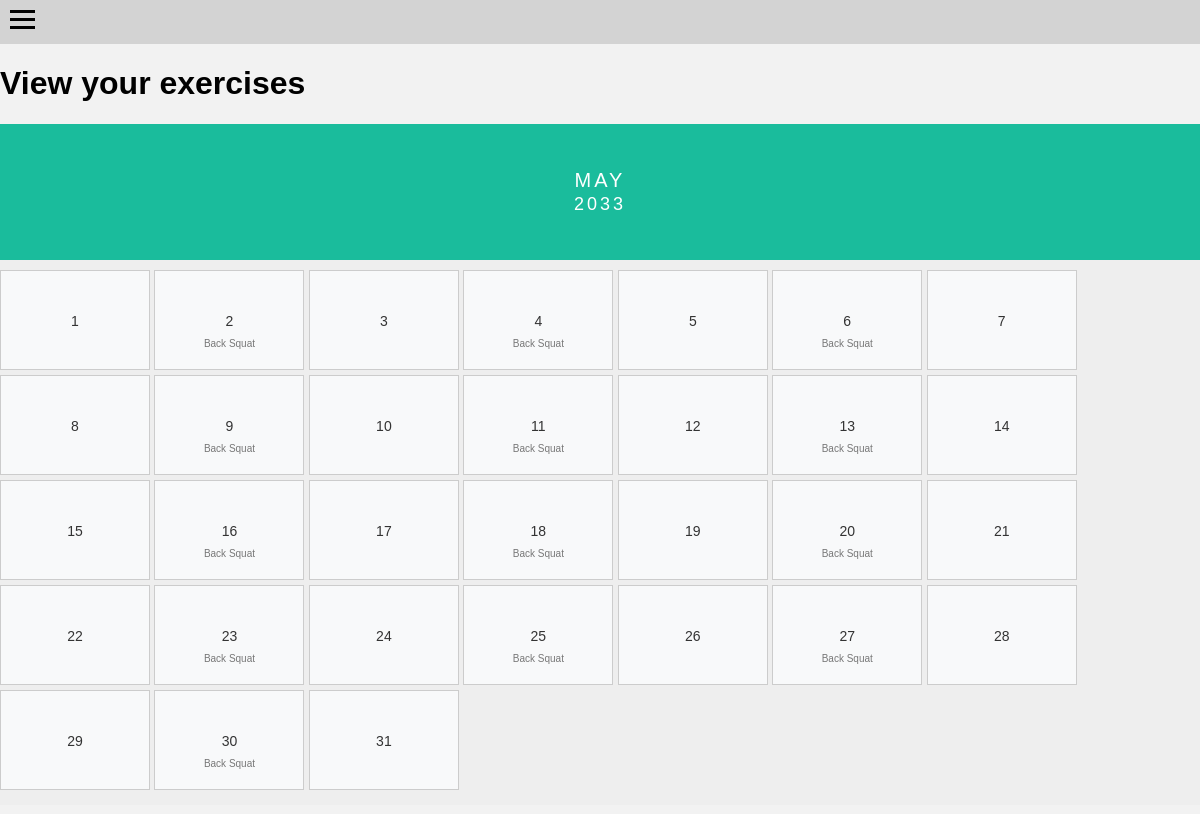
Screenshot of /program (signed in) with the database file from the repository.
### main.py (models this page shows)
class Exercise(db.Model):
    __tablename__ = 'exercise'
    Exercise_ID = db.Column(db.Integer, primary_key=True)
    exerciseXmembers = db.relationship('ExerciseXMember', backref='exercise', lazy='dynamic')
    Type = db.Column(db.String(50))
    Reps = db.Column(db.Integer)
    Weight = db.Column(db.Double)
    Sets = db.Column(db.Integer)
    days_of_week = db.Column(db.String(50))

### main.py (the view)
@login_required
@app.route("/program")
def program():
    user = current_user
    user_exercise = db.session.query(Exercise, ExerciseXMember).join(ExerciseXMember).filter(
        ExerciseXMember.Member_ID == user.Member_ID).all()
    exercise_info = [(exercise.Type, exercise.days_of_week) for exercise, _ in user_exercise]
    print(exercise_info)
    days = {}
    for exercise_type, days_of_week in exercise_info:
        days_of_week = days_of_week.strip()  # Remove any leading or trailing spaces
        if days_of_week == "MWF":
            days[exercise_type] = []
            for i in range(2, 32, 7):
                days[exercise_type].extend([i, i + 2, i + 4])
        elif days_of_week == "TR":
            days[exercise_type] = []
            for i in range(3, 32, 7):
                days[exercise_type].extend([i, i + 2])
    return render_template('program.html', login=True, exercise_info=exercise_info, days=days)

### main.py (called while the page is built)
@login_manager.user_loader
def load_user(user_id):
    return Member.query.get(int(user_id))

### templates/program.html (shortened to what this page needs)
{% extends "base.html" %}
{% block nav %}
    <nav>
        <div class="menu-icon">
            <span></span>
            <span></span>
            <span></span>
        </div>
    </nav>
{% endblock %}
{% block body %}
<h1>View your exercises</h1>
<div class="month">
  <ul>
    <li>
      May<br>
      <span style="font-size:18px">2033</span>
    </li>
  </ul>
</div>
<ul class="days">
    {% for day in range(1, 32) %}
    <li>
        {% set exercise_types = [] %}
        {% if exercise_types %}
            <a href="/viewIndvExercise?day={{ day }}&exercise_types={{ exercise_types|join(',') }}">
                <div>{{ day }}</div>
                <span>{{ exercise_types|join(', ') }}</span>
            </a>
        {% else %}
            <a href="/viewIndvExercise?day={{ day }}&exercise_types=None">
                <div>{{ day }}</div>
            </a>
        {% endif %}
    </li>
    {% endfor %}
</ul>
{% endblock %}

### templates/program.html (style rules this page uses)
.menu-icon { display: block; cursor: pointer; padding: 10px; }
.menu-icon span { display: block; width: 25px; height: 3px; background-color: black; margin-bottom: 5px; }
body { font-family: Arial, sans-serif; margin: 0; padding: 0; }
* { box-sizing: border-box; }
ul { list-style-type: none; }
body { font-family: Verdana, sans-serif; }
.month { padding: 45px 20px; width: 100%; background: #1abc9c; text-align: center; }
.month ul { margin: 0; padding: 0; }
.month ul li { color: white; font-size: 20px; text-transform: uppercase; letter-spacing: 3px; }
.days { padding: 10px 0; background: #eee; margin: 0; }
.days li { list-style-type: none; display: inline-block; width: 12.5%; text-align: center; margin-bottom: 5px; font-size: 14px; color: #777; border: 1px solid #ccc; height: 100px; line-height: 100px; box-sizing: border-box; position: relative; }
.days li a { display: block; width: 100%; height: 100%; text-decoration: none; color: #333; background-color: #f8f9fa; transition: background-color 0.3s ease; }
.days li span { position: absolute; bottom: -25px; left: 0; width: 100%; text-align: center; font-size: 10px; color: #777; }

### templates/base.html (style rules this page uses)
body { background-color: #f2f2f2; }
nav { background-color: #d3d3d3; width: 100%; }

### rows the page displays
Exercise: Exercise_ID "2", Type "Back Squat", Reps "4"

### other values shown
{{ day }} "1" "3" "5" "7" "8" "10" "12" "14" "15" "17" "19" "21" "22" "24" "26" "28" "29" "31"
{{ day }} "6" "9" "11" "13" "16" "18" "20" "23" "25" "27" "30"
{{ exercise_types|join(', ') }} "Back Squat" "Back Squat" "Back Squat" "Back Squat" "Back Squat" "Back Squat" "Back Squat" "Back Squat" "Back Squat" "Back Squat" "Back Squat"
